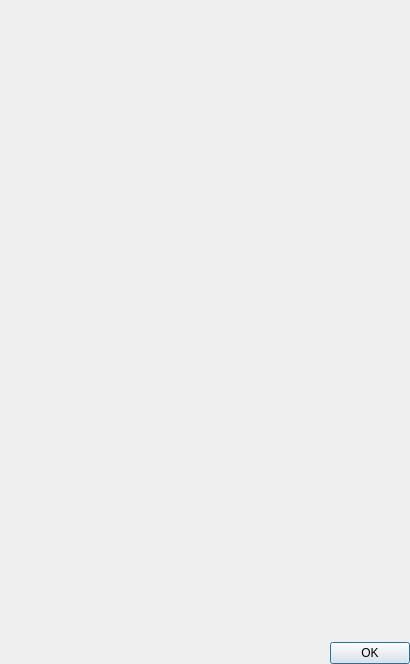
<?xml version="1.0" encoding="UTF-8"?>
<ui version="4.0">
 <class>About</class>
 <widget class="QDialog" name="About">
  <property name="geometry">
   <rect>
    <x>0</x>
    <y>0</y>
    <width>410</width>
    <height>664</height>
   </rect>
  </property>
  <property name="sizePolicy">
   <sizepolicy hsizetype="Preferred" vsizetype="Minimum">
    <horstretch>0</horstretch>
    <verstretch>0</verstretch>
   </sizepolicy>
  </property>
  <property name="windowTitle">
   <string>About Anki</string>
  </property>
  <layout class="QVBoxLayout">
   <property name="leftMargin">
    <number>0</number>
   </property>
   <property name="topMargin">
    <number>0</number>
   </property>
   <property name="rightMargin">
    <number>0</number>
   </property>
   <property name="bottomMargin">
    <number>0</number>
   </property>
   <item>
    <widget class="AnkiWebView" name="label" native="true">
     <property name="styleSheet">
      <string notr="true">background:url(:/icons/Mainwindow_bg.jpg)</string>
     </property>
     <property name="url" stdset="0">
      <url>
       <string>about:blank</string>
      </url>
     </property>
    </widget>
   </item>
   <item>
    <widget class="QDialogButtonBox" name="buttonBox">
     <property name="orientation">
      <enum>Qt::Horizontal</enum>
     </property>
     <property name="standardButtons">
      <set>QDialogButtonBox::Ok</set>
     </property>
    </widget>
   </item>
  </layout>
 </widget>
 <customwidgets>
  <customwidget>
   <class>AnkiWebView</class>
   <extends>QWidget</extends>
   <header location="global">aqt/webview</header>
   <container>1</container>
  </customwidget>
 </customwidgets>
 <resources>
  <include location="icons.qrc"/>
 </resources>
 <connections>
  <connection>
   <sender>buttonBox</sender>
   <signal>accepted()</signal>
   <receiver>About</receiver>
   <slot>accept()</slot>
   <hints>
    <hint type="sourcelabel">
     <x>248</x>
     <y>254</y>
    </hint>
    <hint type="destinationlabel">
     <x>157</x>
     <y>274</y>
    </hint>
   </hints>
  </connection>
  <connection>
   <sender>buttonBox</sender>
   <signal>rejected()</signal>
   <receiver>About</receiver>
   <slot>reject()</slot>
   <hints>
    <hint type="sourcelabel">
     <x>316</x>
     <y>260</y>
    </hint>
    <hint type="destinationlabel">
     <x>286</x>
     <y>274</y>
    </hint>
   </hints>
  </connection>
 </connections>
</ui>
